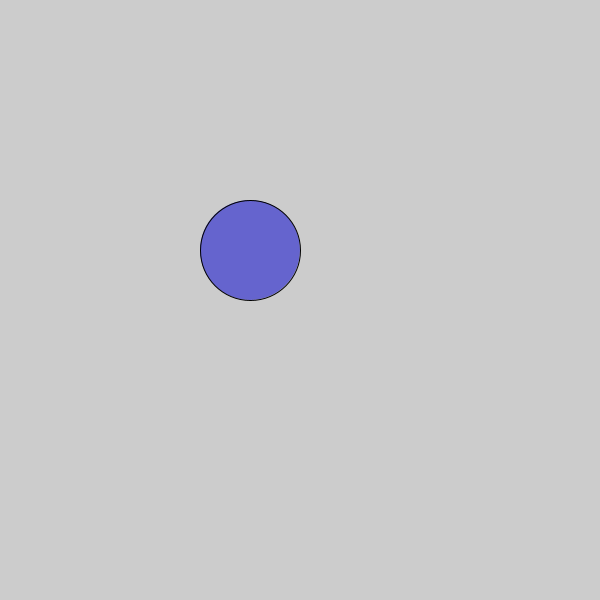
Frame 1 (no input)
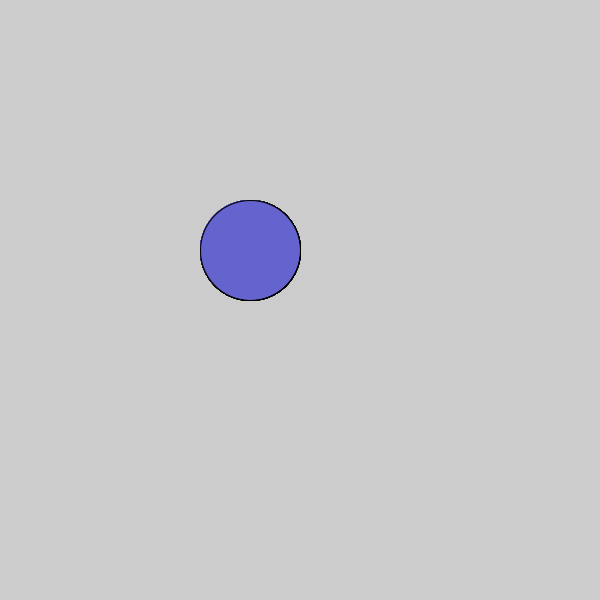
Frame 60 (the mouse pressed at the canvas centre just before this capture)
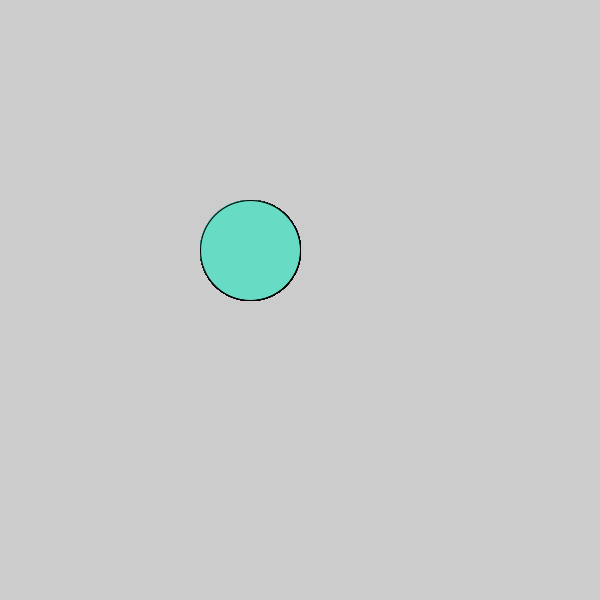
Frame 120 (the mouse held since frame 60 and released just before this capture)

The Processing sketch that drew these frames (run headless with seeded random() and noise(); from frame 60 on, the mouse is pressed at the canvas centre):

// Processing sketch: c_LogicalDot
// ── c_LogicalDot.pde

void setup() {
  
// 1. Set the size of the sketch. Make it 600 pixels square. 
size(600,600);  

}

void draw() {
  
// 2. Draw an ellipse
// Run the program to make sure it works before moving on.
if(mousePressed) {
fill(#68DBC5);
ellipse(250,250,100,100);
} else {
  fill(#6564CE);
  ellipse(250,250,100,100);
}
// 3. Change the color of the ellipse when the mouse is pressed.
//    Use the following code, but put your colors where indicated
//    Remember to use the   fill()  command to set colors.

if (mousePressed) {
 
   //  put one color here 
  
} else {
  
   // put a different color here
  
}  
  
  
  
}
